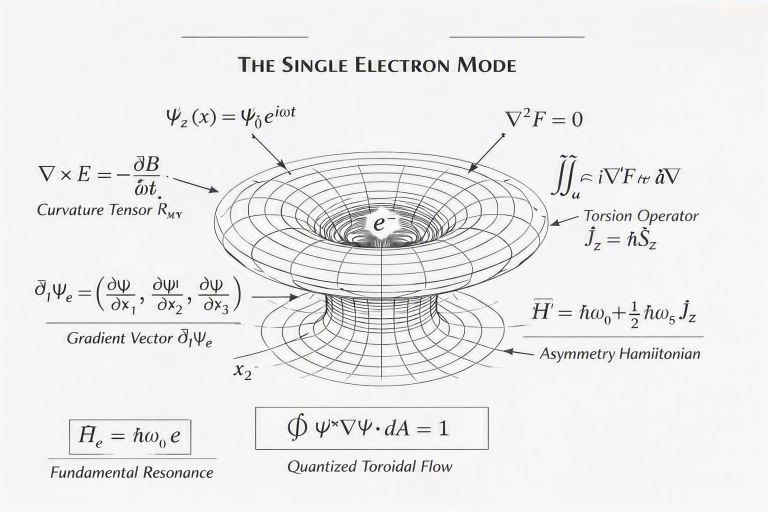
#> input picture Fig5_Photonic_Implementation.jpg, 1536 x 1024 px, found by its file name (shown at 1/2 size)
$ python rebuild_sefi_abstract.py
#> lines starting #> are read from the running program, lines starting #| are printed output that depends on the picture
from pathlib import Path
from PIL import Image,ImageDraw,ImageFont
import subprocess,shutil,math
src=Path('V:/V Drive and GitHub Content/CV-/Defining SEFI')
out=Path('C:/Users/jason/Documents/Codex/2026-10-27/i-need/outputs/video-publication');out.mkdir(parents=True,exist_ok=True)
scenes=[('Fig5_Photonic_Implementation.jpg','FROM PHOTONIC INTUITION','Stable patterns can be explored geometrically.'),('Fig2_Worldline_Geometry.jpg','ONE CONTINUOUS ENTITY','A proposed worldline interpretation.'),('Fig1_Stability_Surface.jpg','TWO ORIENTATIONS, ONE ENTITY','Opposite orientations in the proposed model.'),('Highlight.jpg','OBSERVER GEOMETRY','A conceptual connection between entity and observer.')]
font=lambda n:ImageFont.truetype('C:/Windows/Fonts/arial.ttf',n)
frames=[]
for name,title,caption in scenes:
 im=Image.open(src/name).convert('RGB');im.thumbnail((1280,550),Image.Resampling.LANCZOS)
#> further down, im is the input picture: PIL image 1536x1024 RGB; mean R, G, B 236.6, 236.6, 236.6
#> after `im.thumbnail((1280, 550), Image.Resampling.LANCZOS)`:
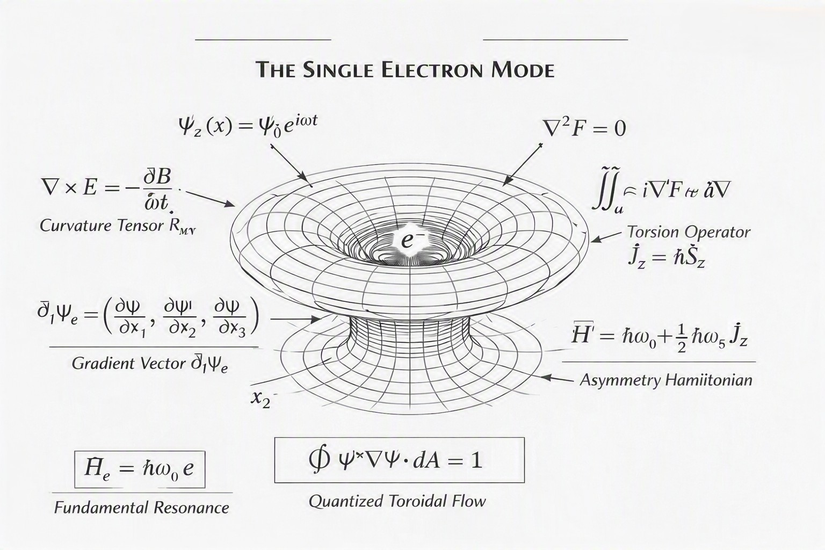
#> im: PIL image 825x550 RGB; mean R, G, B 236.5, 236.5, 236.5
 bg=Image.new('RGB',(1280,720),'#10232e');bg.paste(im,((1280-im.width)//2,125+(550-im.height)//2))
#> after `bg = Image.new('RGB', (1280, 720), '#10232e')`:
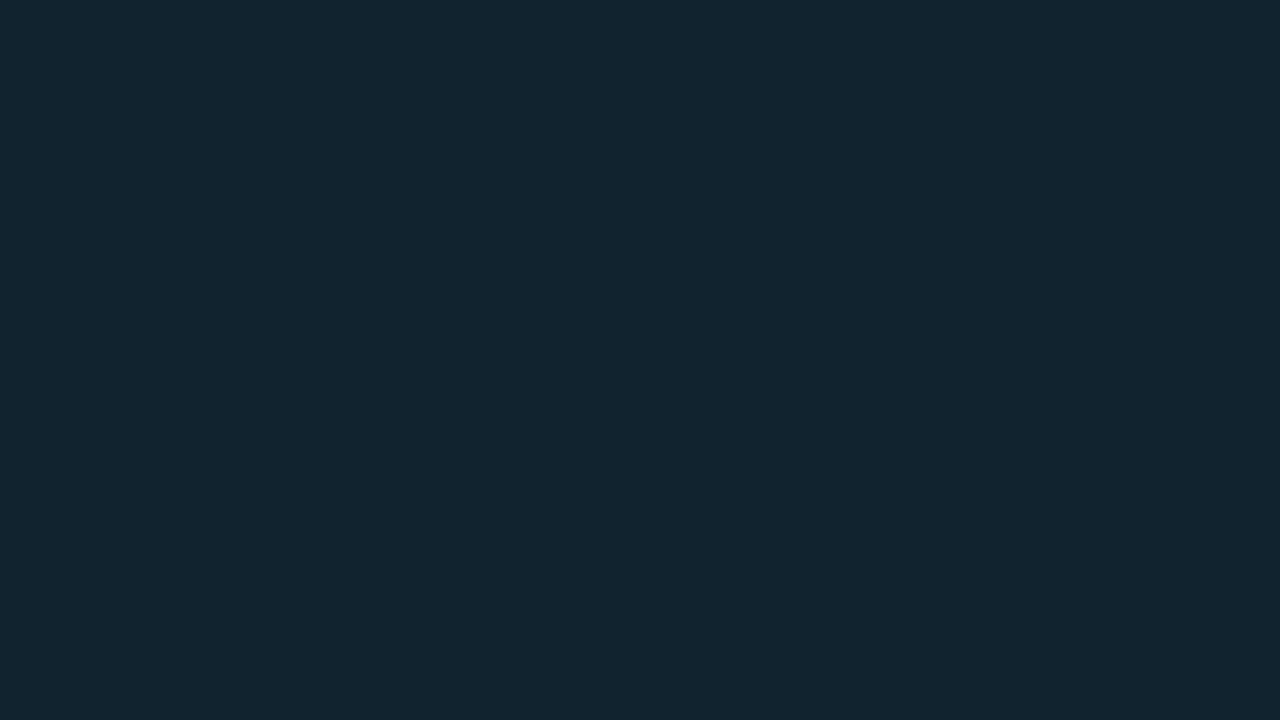
#> bg: PIL image 1280x720 RGB; mean R, G, B 16, 35, 46
#> after `bg.paste(im, ((1280 - im.width) // 2, 125 + (550 - im.height) // 2))`:
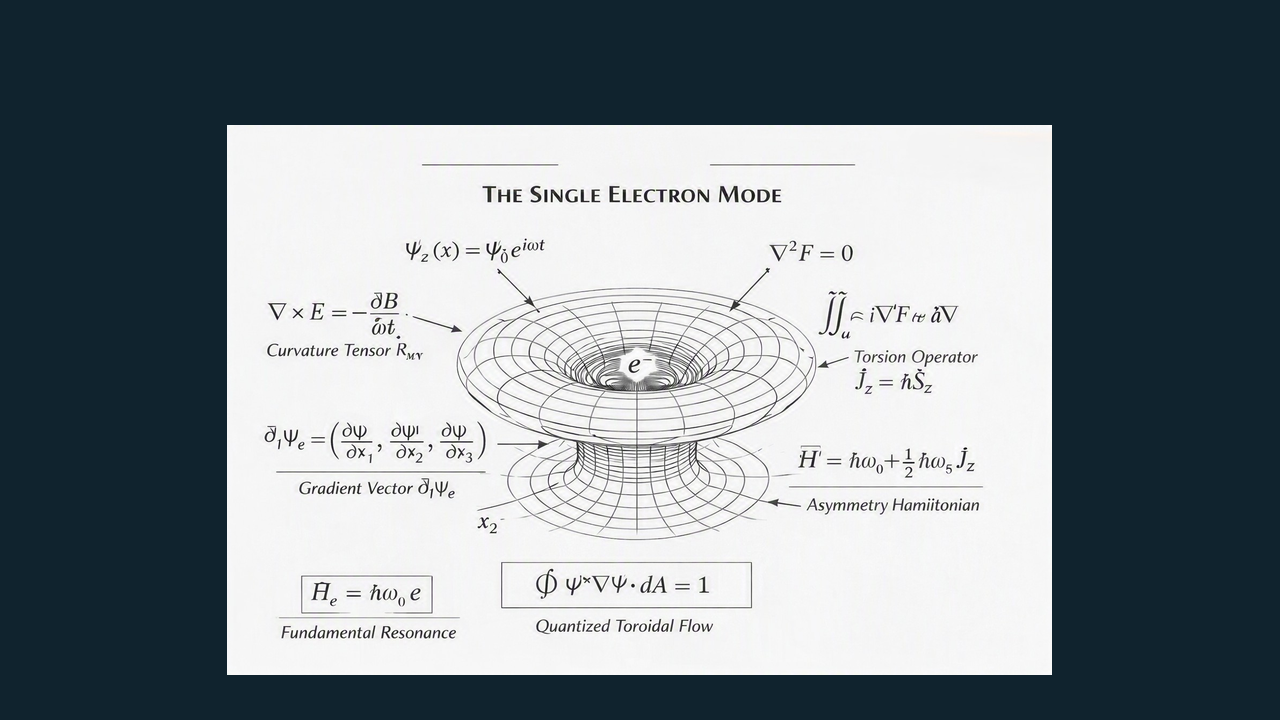
#> bg: PIL image 1280x720 RGB; mean R, G, B 124.6, 134.2, 139.8
 d=ImageDraw.Draw(bg);d.rectangle((0,0,1280,124),fill='#10232e');d.text((38,22),title,font=font(37),fill='white');d.text((40,78),caption,font=font(23),fill='#c4d7e3')
 d.rectangle((0,676,1280,720),fill='#10232e');d.text((38,689),'Jason Duran Dutton | Independent research proposal | Conceptual illustration',font=font(19),fill='#c4d7e3');frames.append(bg)
#> pass 2 of the loop `for name,title,caption in scenes:`:
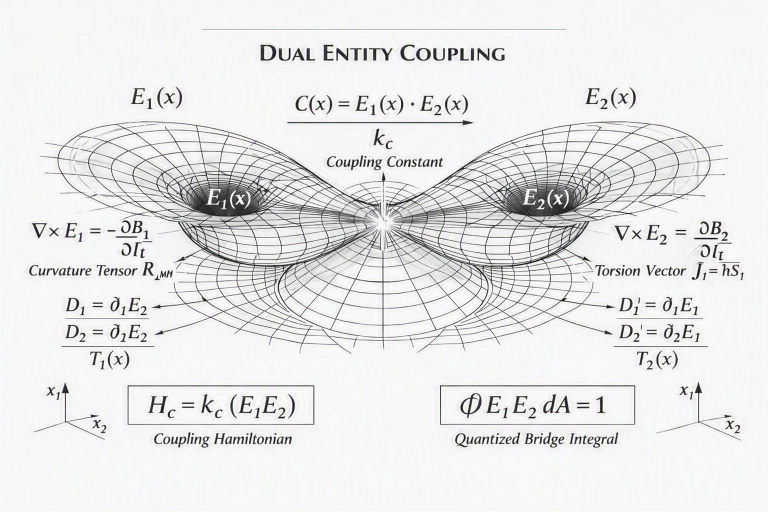
#> input picture Fig2_Worldline_Geometry.jpg, 1536 x 1024 px, found by its file name (shown at 1/2 size)
#> im is the input picture: PIL image 1536x1024 RGB; mean R, G, B 231.9, 231.9, 231.9
#> `im.thumbnail((1280, 550), Image.Resampling.LANCZOS)`:
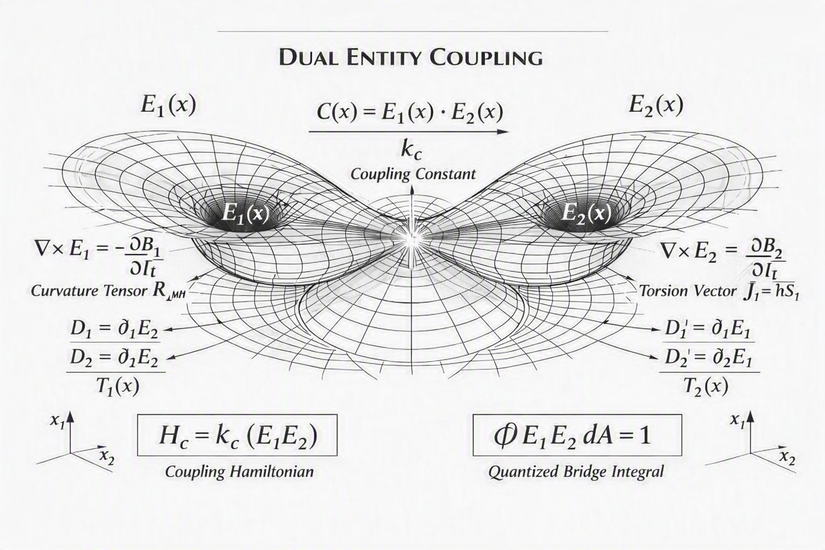
#> im: PIL image 825x550 RGB; mean R, G, B 231.8, 231.8, 231.8
#> `bg.paste(im, ((1280 - im.width) // 2, 125 + (550 - im.height) // 2))`:
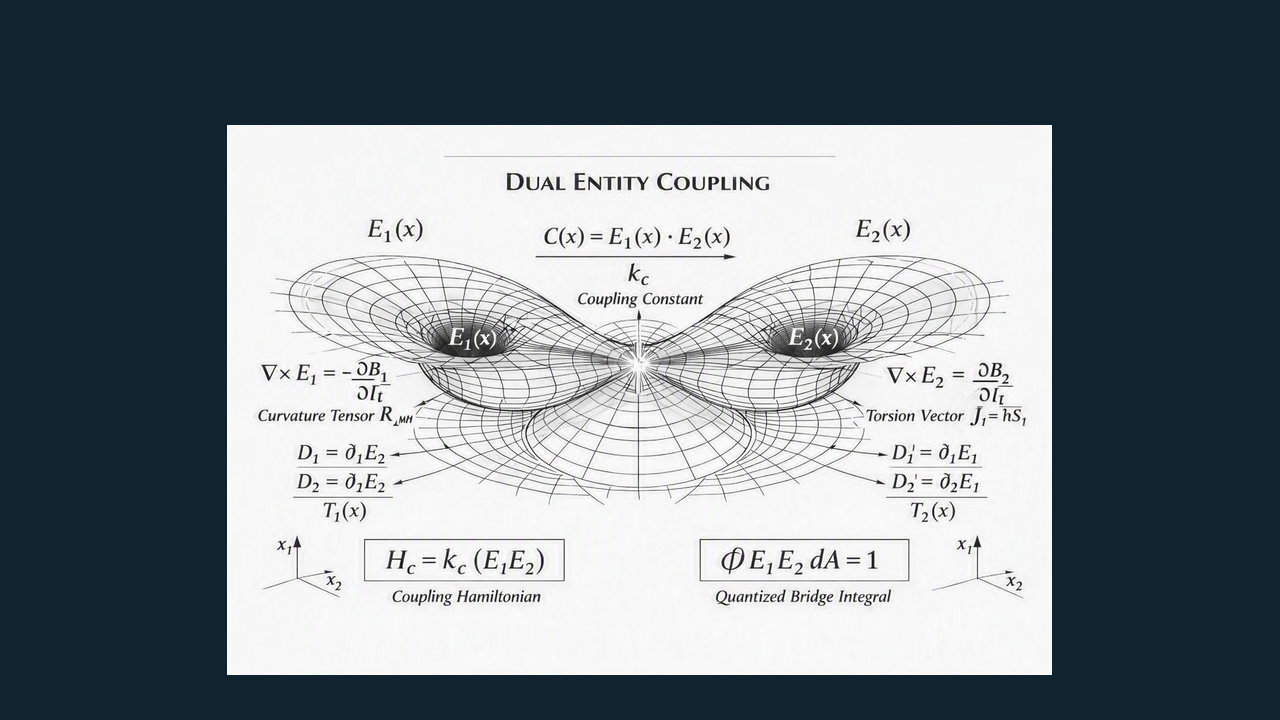
#> bg: PIL image 1280x720 RGB; mean R, G, B 122.2, 131.9, 137.5
#> pass 3 of the loop `for name,title,caption in scenes:`:
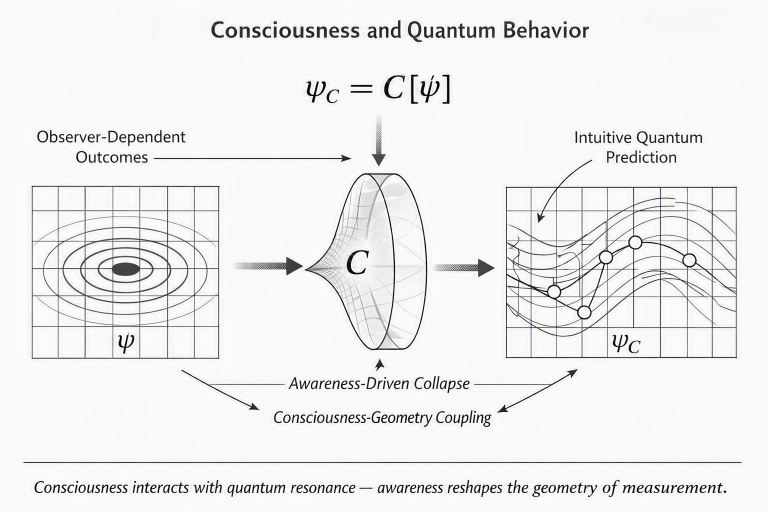
#> input picture Fig1_Stability_Surface.jpg, 1536 x 1024 px, found by its file name (shown at 1/2 size)
#> im is the input picture: PIL image 1536x1024 RGB; mean R, G, B 238.5, 238.7, 238.6
#> `im.thumbnail((1280, 550), Image.Resampling.LANCZOS)`:
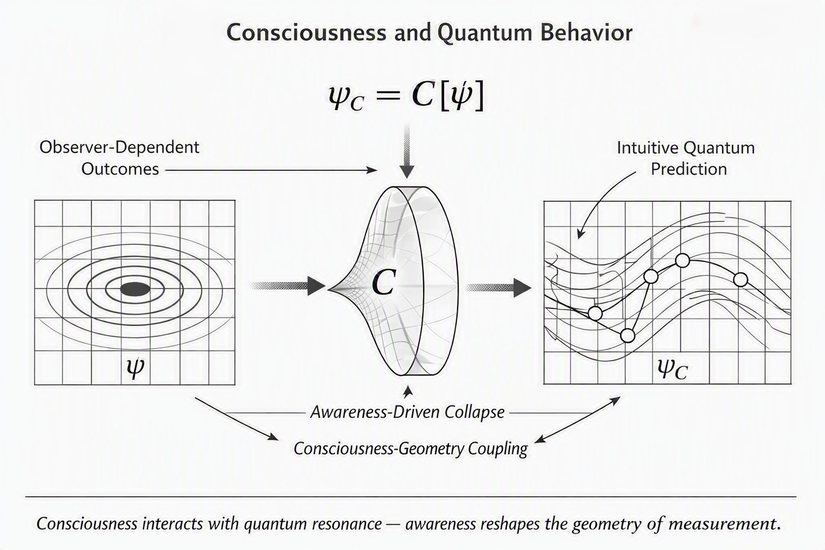
#> im: PIL image 825x550 RGB; mean R, G, B 238.3, 238.5, 238.4
#> `bg.paste(im, ((1280 - im.width) // 2, 125 + (550 - im.height) // 2))`:
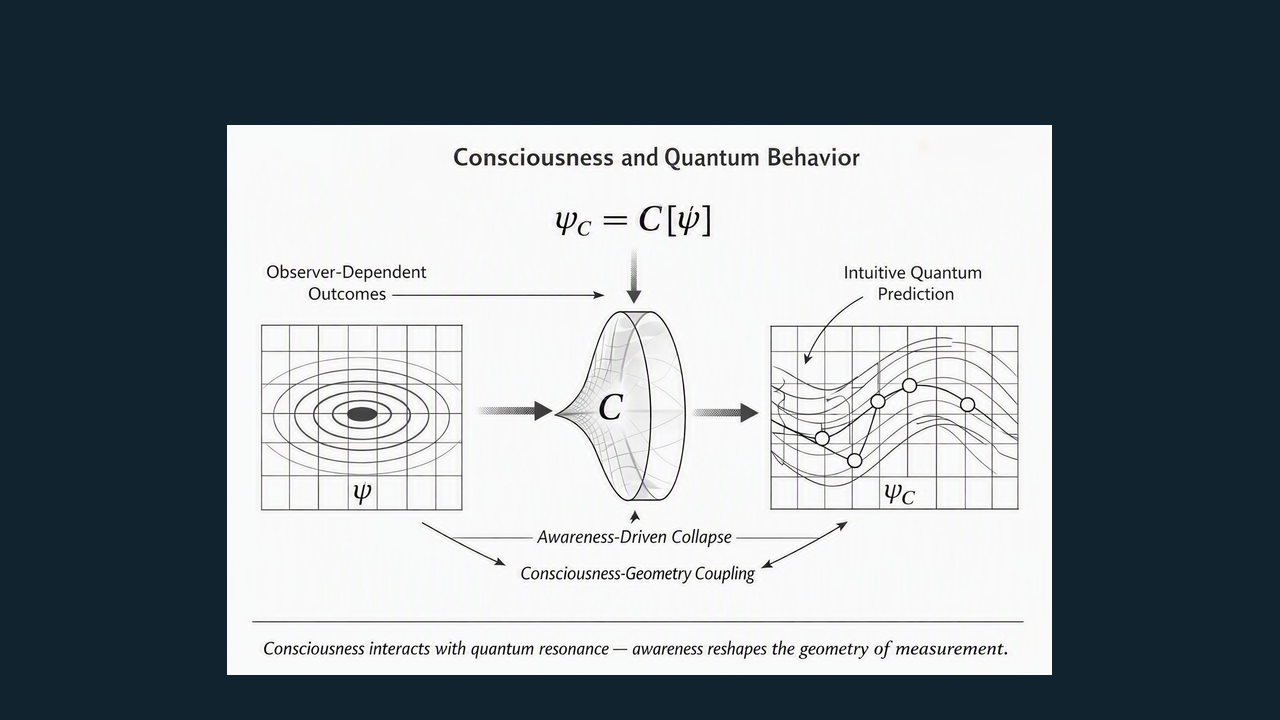
#> bg: PIL image 1280x720 RGB; mean R, G, B 125.4, 135.2, 140.7
#> the loop made 4 passes; the first 3 are shown
video=out/'Graphical_Abstract_SEFI_rebuilt.mp4'
#> (the run stopped early here; a loop or call above may not have finished)
